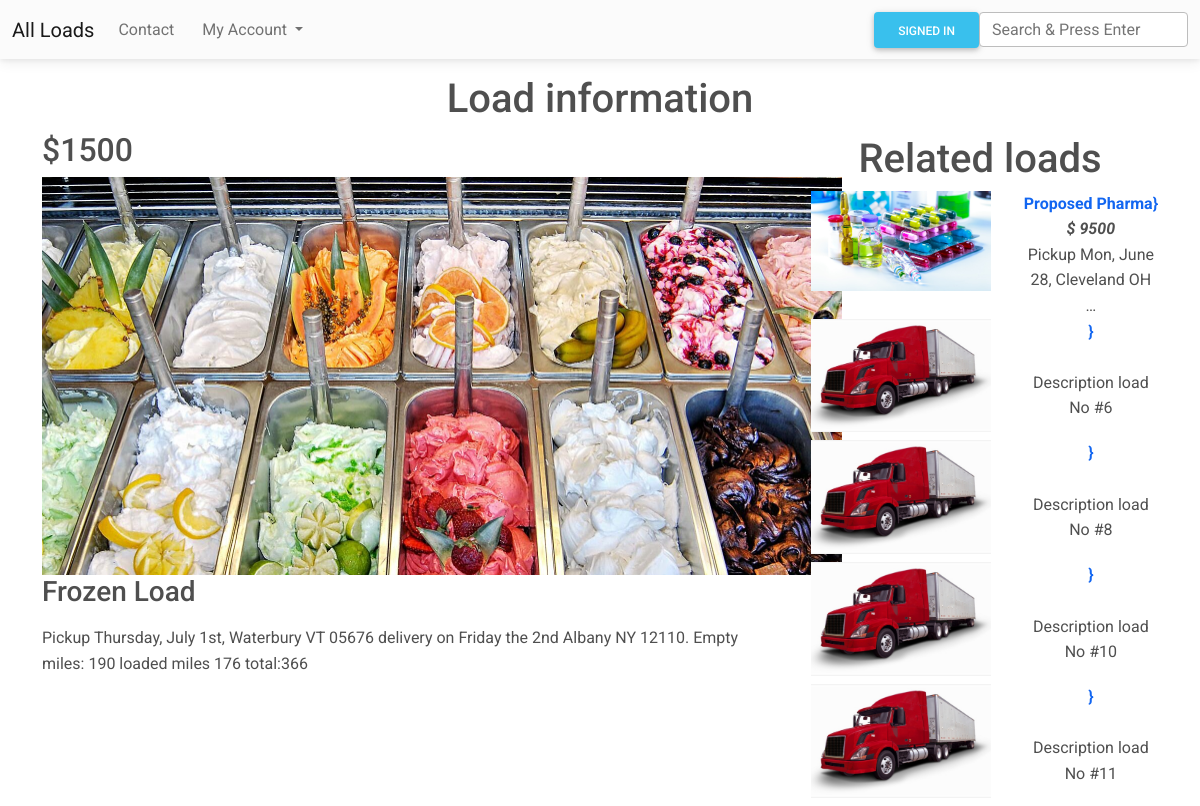
Page /load/3 on the committed database.
### blog/models.py (models this page shows, shortened)
class Load(models.Model):
    user = models.ForeignKey(User, on_delete=models.CASCADE, null=True)
    price = models.CharField(max_length=20)
    title = models.CharField(max_length=40)
    category = models.ForeignKey(Category, on_delete=models.CASCADE)
    desc = models.TextField()
    image = models.ImageField(null=True, blank=True)
    created_at = models.DateTimeField(auto_now_add=True)
    update_at = models.DateTimeField(auto_now = True)

### blog/views.py (the view)
# urls.py: path('load/<int:id_load>', detail, name="detail" ),
def detail(request, id_load):
    load=Load.objects.get(id=id_load)
    category = load.category
    loads_in_relation = Load.objects.filter(category =  category)[:6]
    return render(request, 'detail.html', {"load": load, "lir": loads_in_relation})

### blog/templates/detail.html
{% extends 'base.html' %}
{% load static %}
{% block content %}
<h1 class="text-center mt-3">Load information</h1>
<div class="container">
    <div class="row">
        <div class="col-md-8">
            <h2>{{load.price}} </h2>
            <img src="{{load.image.url}}" alt="load-logo" style="max-width: 800px;">
            <h3>{{load.title}}</h3>
            <p class="mb-5 mt-3">{{load.desc}}</p>
        </div>
        <div class="col-md-4 text-center mt-1">
            <h1>Related loads</h1>
            <div class="row">
                {% for lds in lir %}
                {% if lds.id != load.id %}
                <div class="col-md-7 mb-2">
                    {% if lds.image != "http://default" %}
                    <a href="{% url 'detail' lds.id %}"><img src="{{ lds.image.url }}" alt="logo load image"
                            style="max-width: 180px;" /></a>
                    {% else %}
                    <a href="{% url 'detail' lds.id %}"> <img src="{% static 'img/logo1.jpg'  %}" alt="logo load image"
                            style="max-width: 180px;" /></a>
                    {% endif %}
                </div>
                <div class="col-5">
                    <a href="{% url 'detail' lds.id %}"><strong> {{lds.title |truncatewords:2}}} </strong> <br></a>
                    <strong><em>{{lds.price}}</em> <br></strong>
                    {{lds.desc |truncatewords:6}}
                </div>
                {% endif %}
                {% endfor %}
            </div>
        </div>
    </div>
</div>
{% endblock %}

### rows in the picture
Load: price "$1500", image (picture), title "Frozen Load", desc "Pickup Thursday, July 1st, Waterbury VT 05676 delivery on Friday the 2nd Albany NY 12110. Empty miles: 190 loaded miles 176 total:366"
Load: image (picture), title "Proposed Pharma", price "$ 9500", desc "Pickup Mon, June 28, Cleveland OH …"
Load: desc "Description load No #6"
Load: desc "Description load No #8"
Load: desc "Description load No #10"
Load: desc "Description load No #11"
